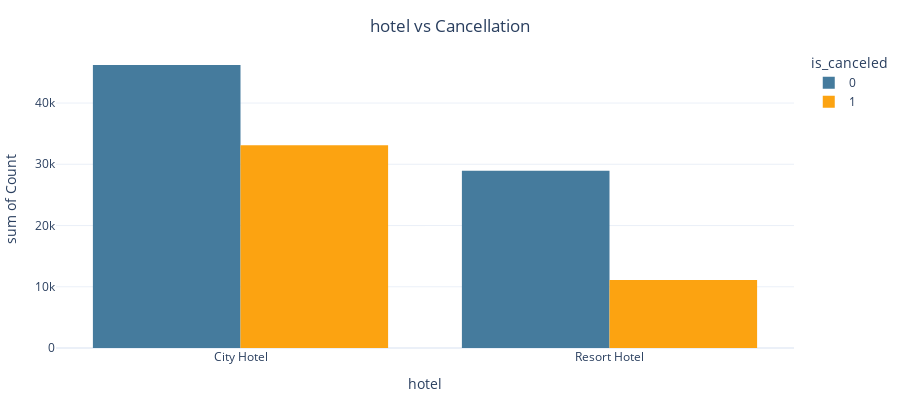

Notebook source saved alongside this figure:
### Markdown cell above
### Comparison of Categorical features with target.
#### Cancellation Rate
#### Hotel

### Code cell
plot_feature_vs_target(df_hotel, 'hotel')

### Figure 1 — Plotly figure (JSON) as saved in the notebook; plotly's stock layout.template omitted (floating-point values rounded to 4 significant figures)
{"data": [{"alignmentgroup": "True", "bingroup": "x", "histfunc": "sum", "hovertemplate": "is_canceled=0<br>hotel=%{x}<br>sum of Count=%{y}<extra></extra>", "legendgroup": "0", "marker": {"color": "#457b9d", "pattern": {"shape": ""}}, "name": "0", "offsetgroup": "0", "orientation": "v", "showlegend": true, "type": "histogram", "x": ["City Hotel", "Resort Hotel"], "xaxis": "x", "y": [46228, 28938], "yaxis": "y"}, {"alignmentgroup": "True", "bingroup": "x", "histfunc": "sum", "hovertemplate": "is_canceled=1<br>hotel=%{x}<br>sum of Count=%{y}<extra></extra>", "legendgroup": "1", "marker": {"color": "#fca311", "pattern": {"shape": ""}}, "name": "1", "offsetgroup": "1", "orientation": "v", "showlegend": true, "type": "histogram", "x": ["City Hotel", "Resort Hotel"], "xaxis": "x", "y": [33102, 11122], "yaxis": "y"}], "layout": {"barmode": "group", "height": 400, "legend": {"title": {"text": "is_canceled"}, "tracegroupgap": 0}, "margin": {"b": 10, "l": 25, "r": 10, "t": 50}, "showlegend": true, "title": {"text": "hotel vs Cancellation", "x": 0.5, "xanchor": "center", "y": 0.95, "yanchor": "top"}, "width": 900, "xaxis": {"anchor": "y", "domain": [0.0, 1.0], "title": {"text": "hotel"}}, "yaxis": {"anchor": "x", "domain": [0.0, 1.0], "title": {"text": "sum of Count"}}}}
